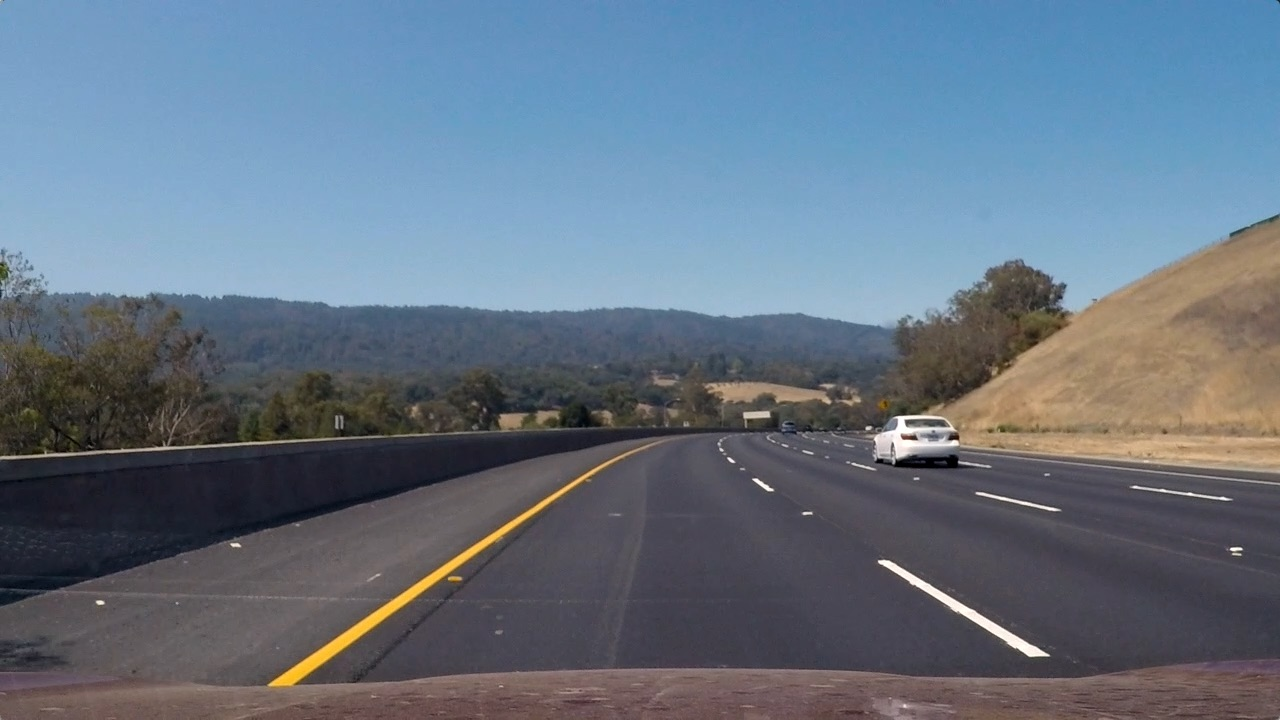
#> input picture lane_detection3/Test_frames/curvy_lines2.jpg, 1280 x 720 px
$ python sobel_test.py   (older library calls are emulated)
#> lines starting #> are read from the running program, lines starting #| are printed output that depends on the picture
import cv2
import numpy as np

image = cv2.imread('Test_frames/curvy_lines2.jpg')
#> image is the input picture: shape (720, 1280, 3); mean B, G, R 130.7, 115.3, 101.1
copy = np.copy(image)

height = image.shape[0]
width = image.shape[1]

blur = cv2.GaussianBlur(image, (5, 5), 0)
gray = cv2.cvtColor(blur, cv2.COLOR_BGR2GRAY)
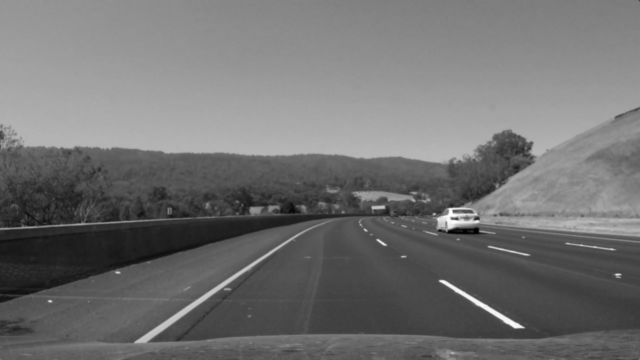
#> gray: shape (720, 1280) (shown at 1/2 size); min 0, max 255, mean 112.8

# [8 lines left out: function sobel, not called in this run]


# grad = sobel(gray[400:650, :])
canny = cv2.Canny(gray[400:650, :], 50, 150)
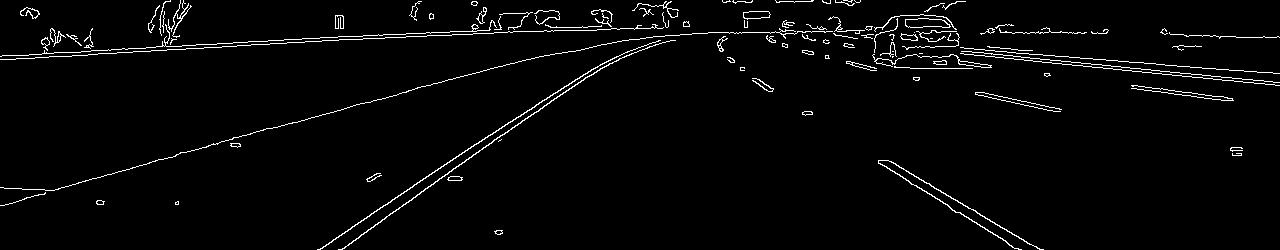
#> canny: shape (250, 1280); 2.7% white in thin lines or dots
lines = cv2.HoughLinesP(canny, 2, np.pi / 180, 100, np.array([]), minLineLength=20, maxLineGap=5)
#> lines = 79 rows, first 6: [88, 54, 166, 50], [217, 43, 337, 37], [371, 213, 602, 63], [508, 31, 553, 31], [1024, 60, 1102, 67], [1184, 35, 1215, 35]

left_lane = []
right_lane = []
if lines is not None:
    for line in lines:
        x1, y1, x2, y2 = line.reshape(4)
        parameters = np.polyfit((x1, x2), (y1, y2), 1)
        slope = parameters[0]
        intercept = parameters[1]

        if -0.1 > slope or slope > 0.1:
            if x1 <= width//2 or x2 <= width//2:
                left_lane.append((slope, intercept))
                cv2.line(copy[400:650, :], (x1, y1), (x2, y2), (0, 255, 0), 4)
            else:
                right_lane.append((slope, intercept))
                cv2.line(copy[400:650, :], (x1, y1), (x2, y2), (0, 255, 0), 4)
#> this loop made 79 passes
#> (x1, y1, x2, y2, slope, intercept) on passes 1 to 8: (88, 54, 166, 50, -0.0513, 58.51), (217, 43, 337, 37, -0.05, 53.85), (371, 213, 602, 63, -0.649, 453.9), (508, 31, 553, 31, -1.15e-16, 31), (1024, 60, 1102, 67, 0.0897, -31.9), (1184, 35, 1215, 35, 5.91e-17, 35), (382, 219, 572, 86, -0.7, 486.4), (1086, 58, 1222, 69, 0.0809, -29.84)
#> after the loop, left_lane = [(-0.649, 453.9), (-0.7, 486.4), (-0.271, 201.4), (-0.683, 477.8), (-0.275, 203.9), (-0.662, 459.4), (-0.252, 192.6), (-0.703, 487.9), (0.103, -61.9), (-0.273, 204.5), (-0.2, 165), (-0.66, 458.3), (-0.241, 196.2)]; right_lane = [(0.125, -58.75), (0.1, -42.8), (0.13, -81.04), (0.138, -72.14), (0.121, -48.73), (0.62, -382.1), (0.121, -53.12), (0.579, -353.5), (0.111, -63.67), (0.205, -108.3), (0.107, -54), (0.241, -141.7), (0.129, -60.57), (0.114, -61.49), (0.578, -353.1), (0.643, -405.1)]


cv2.imshow('copy', copy)
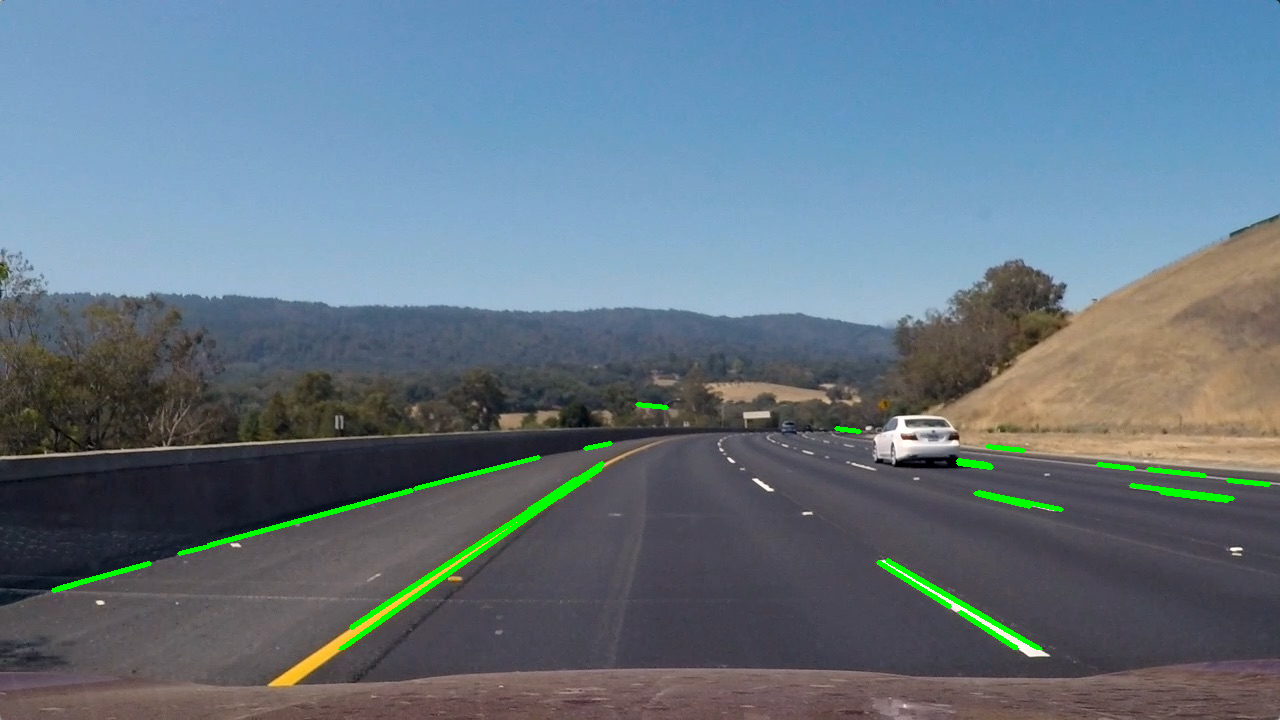
#> window 'copy': shape (720, 1280, 3); mean B, G, R 129.6, 116.9, 99.6
cv2.waitKey(0)

$ run again, with lane_detection3/Test_frames/challenge_video_test1.jpg copied over lane_detection3/Test_frames/curvy_lines2.jpg
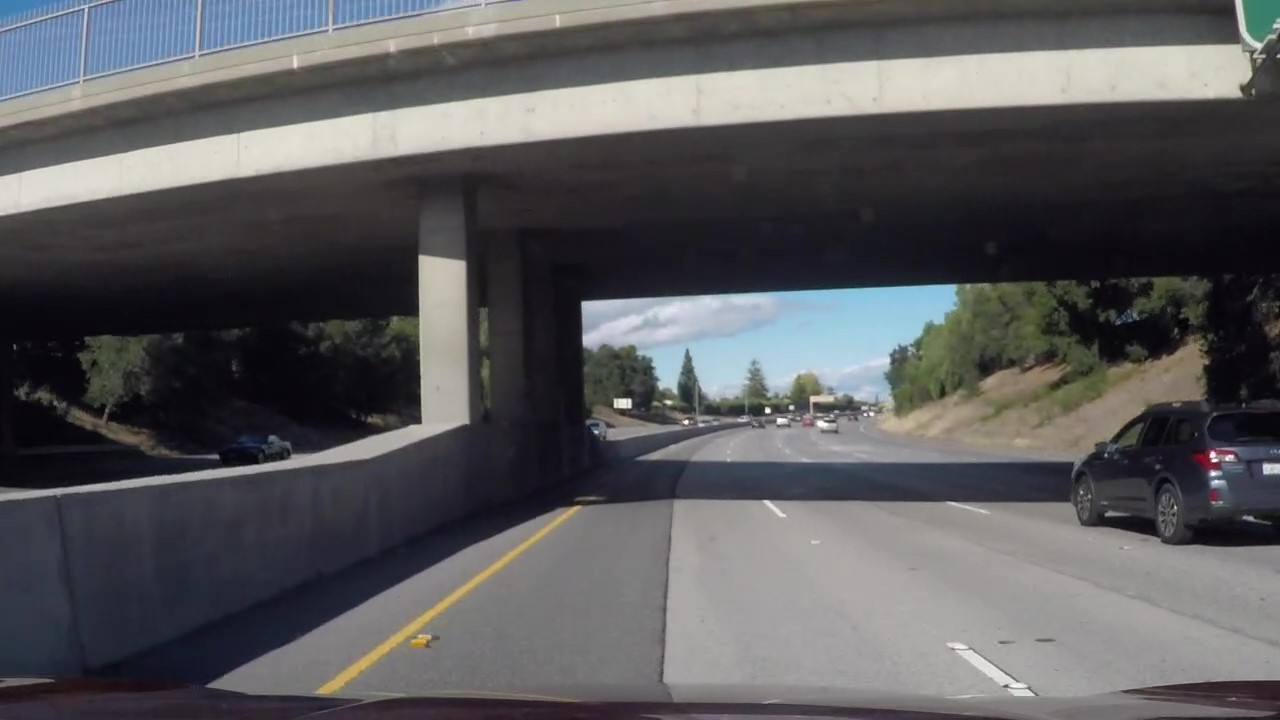
#> input picture lane_detection3/Test_frames/challenge_video_test1.jpg, 1280 x 720 px
#> image is the input picture: shape (720, 1280, 3); mean B, G, R 92.1, 89.9, 90
#> `canny = cv2.Canny(gray[400:650, :], 50, 150)`:
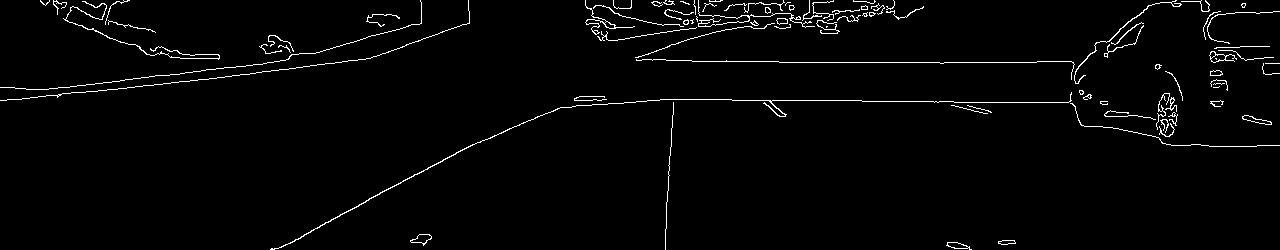
#> canny: shape (250, 1280); 2.2% white in thin lines or dots
#> lines = 56 rows, first 6: [692, 61, 778, 61], [660, 32, 695, 28], [579, 96, 604, 96], [44, 89, 239, 66], [127, 87, 255, 73], [732, 100, 861, 100]
#> the loop `for line in lines:` made 56 passes
#> (x1, y1, x2, y2, slope, intercept) on passes 1 to 8: (692, 61, 778, 61, 4.19e-17, 61), (660, 32, 695, 28, -0.114, 107.4), (579, 96, 604, 96, 8.47e-16, 96), (44, 89, 239, 66, -0.118, 94.19), (127, 87, 255, 73, -0.109, 100.9), (732, 100, 861, 100, -2.35e-16, 100), (862, 101, 953, 101, 1.62e-16, 101), (1226, 13, 1272, 12, -0.0217, 39.65)
#> after the loop `for line in lines:`: left_lane = [(-0.118, 94.19), (-0.109, 100.9), (-0.509, 385.7), (-0.119, 102.7), (-0.529, 394.9), (-0.429, 347.4), (-0.111, 100.8), (-0.326, 263.7)]; right_lane = [(-0.114, 107.4), (-0.125, 104.1), (0.105, -3.79), (0.133, -108.3), (-22, 14874), (0.185, -77.89)]
#> `cv2.imshow('copy', copy)`:
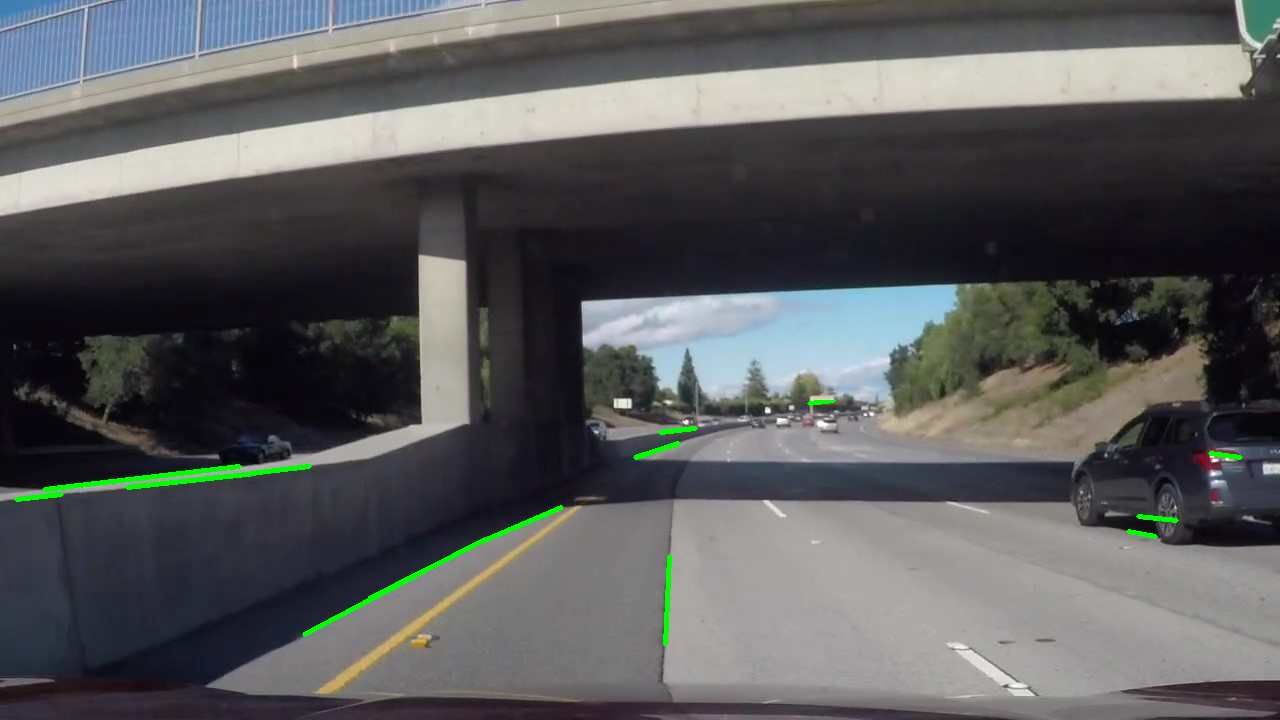
#> window 'copy': shape (720, 1280, 3); mean B, G, R 91.5, 90.8, 89.4

$ run again, with lane_detection3/Test_frames/straight_lines2.jpg copied over lane_detection3/Test_frames/curvy_lines2.jpg
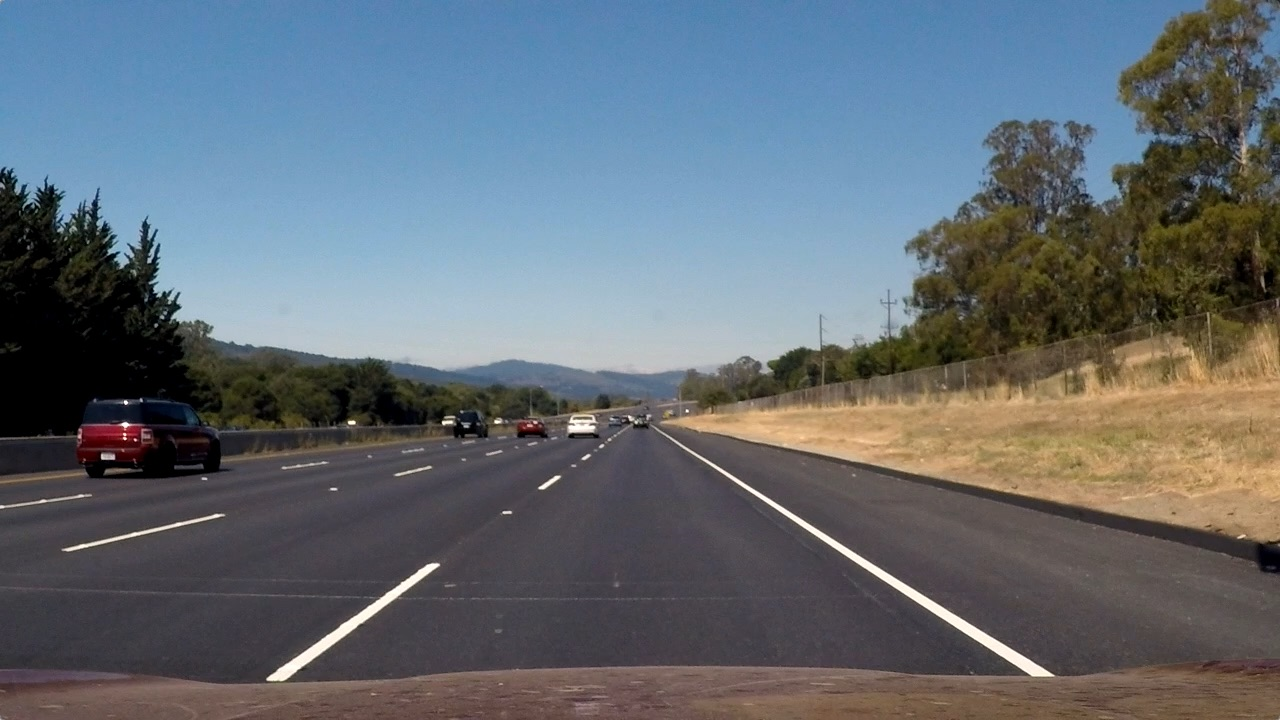
#> input picture lane_detection3/Test_frames/straight_lines2.jpg, 1280 x 720 px
#> image is the input picture: shape (720, 1280, 3); mean B, G, R 115.1, 107.7, 99.4
#> `canny = cv2.Canny(gray[400:650, :], 50, 150)`:
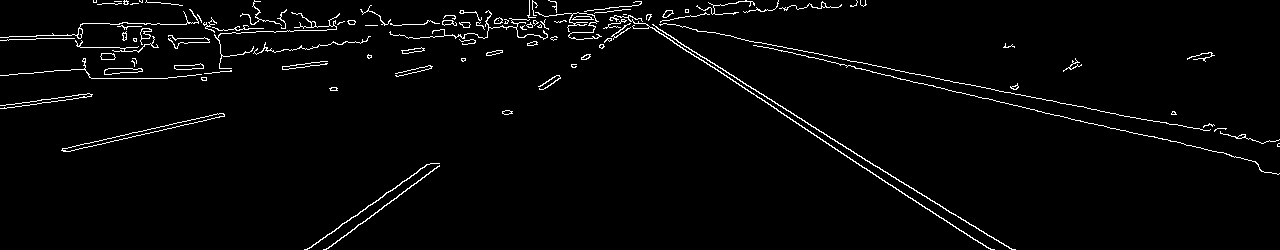
#> canny: shape (250, 1280); 2.5% white in thin lines or dots
#> lines = 64 rows, first 6: [775, 103, 951, 213], [762, 46, 896, 77], [891, 69, 1205, 130], [494, 23, 518, 23], [739, 85, 991, 249], [56, 35, 81, 35]
#> the loop `for line in lines:` made 64 passes
#> (x1, y1, x2, y2, slope, intercept) on passes 1 to 8: (775, 103, 951, 213, 0.625, -381.4), (762, 46, 896, 77, 0.231, -130.3), (891, 69, 1205, 130, 0.194, -104.1), (494, 23, 518, 23, -3.8e-17, 23), (739, 85, 991, 249, 0.651, -395.9), (56, 35, 81, 35, -3.78e-17, 35), (646, 24, 675, 24, -4.94e-17, 24), (616, 20, 650, 17, -0.0882, 74.35)
#> after the loop `for line in lines:`: left_lane = [(-0.736, 488), (-0.697, 462.2), (-0.125, 84), (-0.136, 105.1), (-0.228, 163.1), (-0.14, 108.6), (-0.231, 166.7), (-0.136, 108.4), (-0.2, 152), (-0.116, 98.79), (-0.769, 505.8), (-0.726, 485), (-0.1, 93.6)]; right_lane = [(0.625, -381.4), (0.231, -130.3), (0.194, -104.1), (0.651, -395.9), (0.232, -130.5), (0.2, -109.8), (0.628, -384.3), (0.648, -395.2), (0.6, -359.4), (0.651, -394.4)]
#> `cv2.imshow('copy', copy)`:
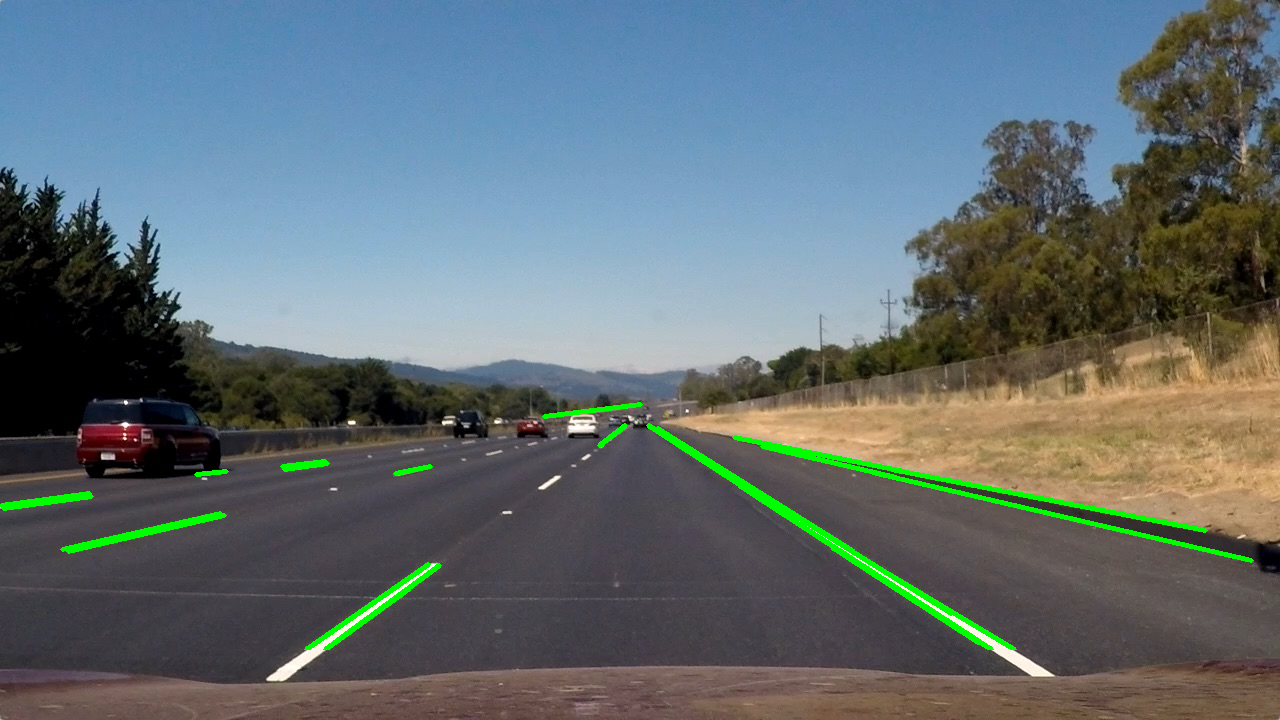
#> window 'copy': shape (720, 1280, 3); mean B, G, R 113.3, 109.7, 97.3
